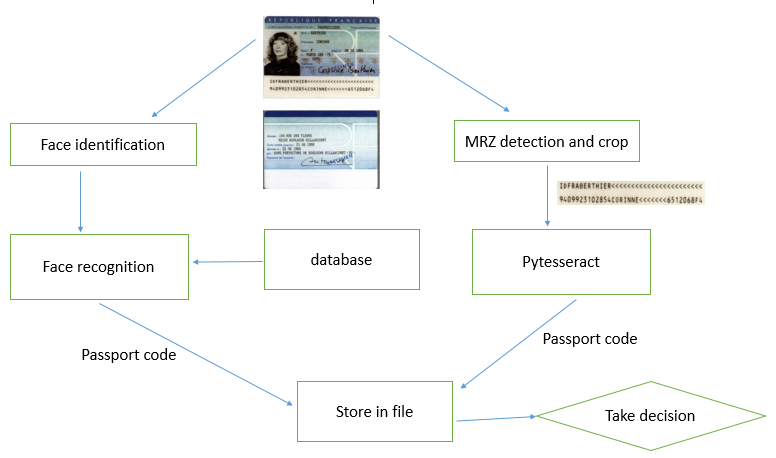
#> input picture images/system_data_flow.png, 776 x 458 px; its folder holds only this picture in this run
$ python detect_mrz.py --images images   (older library calls are emulated)
#> lines starting #> are read from the running program, lines starting #| are printed output that depends on the picture; after the words box and inside, x2 and y2 are one past the last pixel; in counts of white or black regions, pixels touching at a corner belong together

# USAGE
# python detect_mrz.py --images examples

# import the necessary packages
from testImageFromDisk import get_string
from imutils import paths
import numpy as np
import argparse
import imutils
import cv2

# construct the argument parse and parse the arguments
ap = argparse.ArgumentParser()
ap.add_argument("-i", "--images", required=True, help="path to images directory")
args = vars(ap.parse_args())

# initialize a rectangular and square structuring kernel
rectKernel = cv2.getStructuringElement(cv2.MORPH_RECT, (13, 5))
sqKernel = cv2.getStructuringElement(cv2.MORPH_RECT, (21, 21))

# loop over the input image paths
for imagePath in paths.list_images(args["images"]):
	# load the image, resize it, and convert it to grayscale
	image = cv2.imread(imagePath)
#> image is the input picture: shape (458, 776, 3); mean B, G, R 246.4, 247.2, 246.1
	image = imutils.resize(image, height=600)
#> image: shape (600, 1016, 3)
	gray = cv2.cvtColor(image, cv2.COLOR_BGR2GRAY)
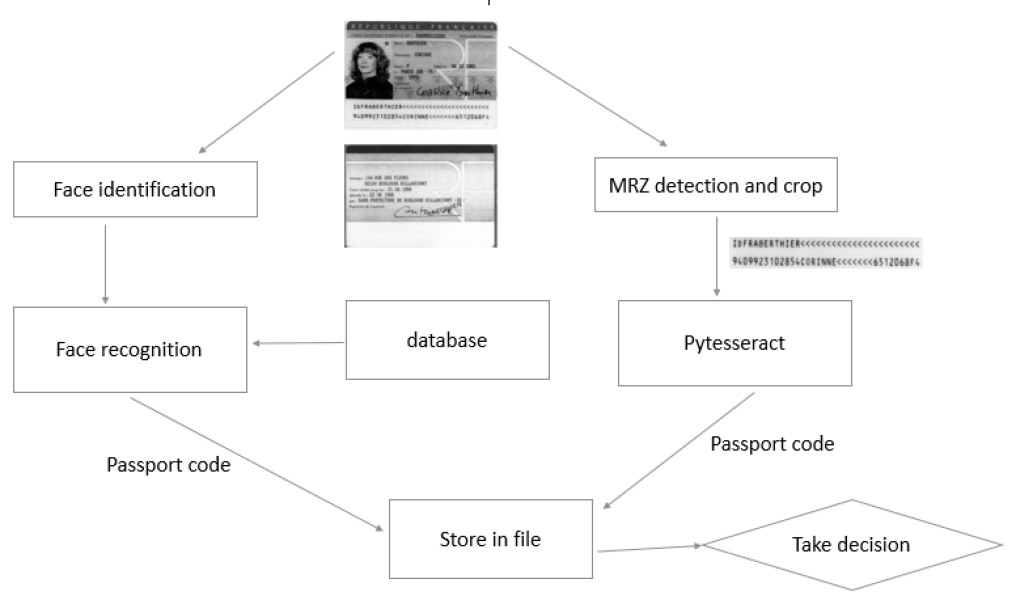
#> gray: shape (600, 1016); min 0, max 255, mean 246.8

	# smooth the image using a 3x3 Gaussian, then apply the blackhat
	# morphological operator to find dark regions on a light background
	gray = cv2.GaussianBlur(gray, (3, 3), 0)
	blackhat = cv2.morphologyEx(gray, cv2.MORPH_BLACKHAT, rectKernel)
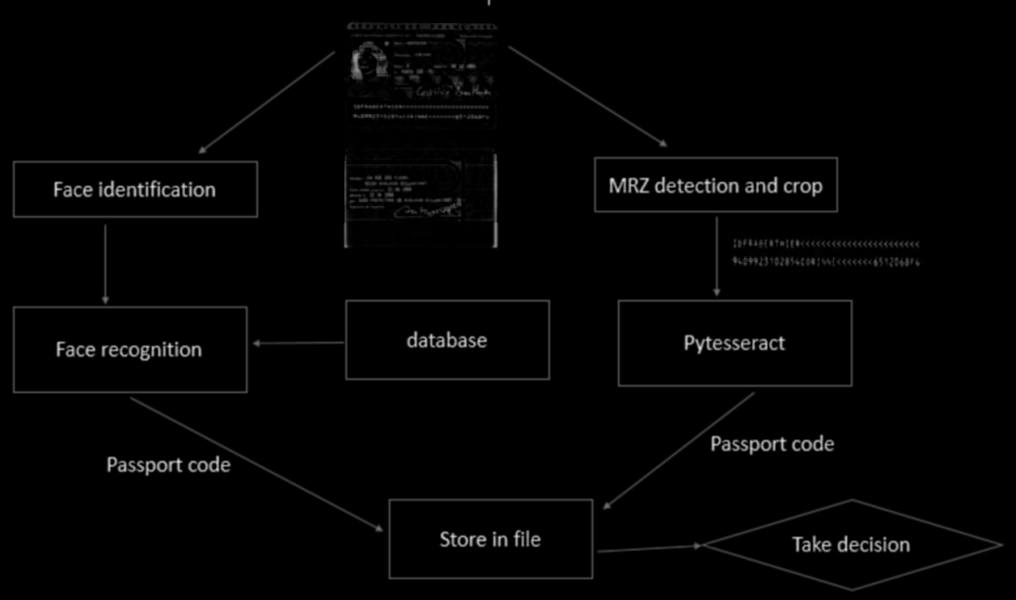
#> blackhat: shape (600, 1016); min 0, max 215, mean 3.8

	# compute the Scharr gradient of the blackhat image and scale the
	# result into the range [0, 255]
	gradX = cv2.Sobel(blackhat, ddepth=cv2.CV_32F, dx=1, dy=0, ksize=-1)
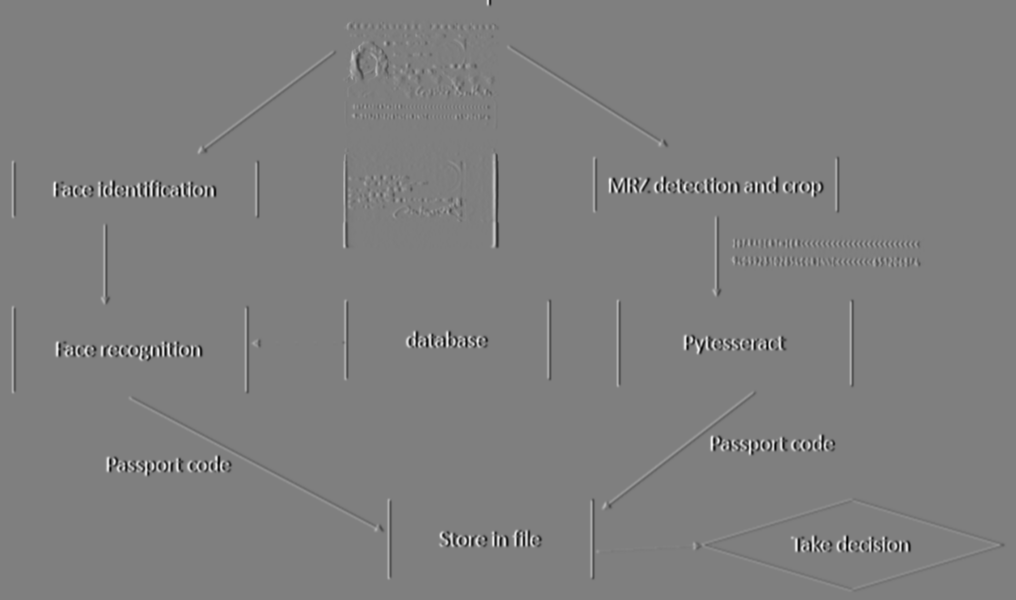
#> gradX: shape (600, 1016) float32; min -2722, max 2739, mean 0; drawn with min black and max white
	gradX = np.absolute(gradX)
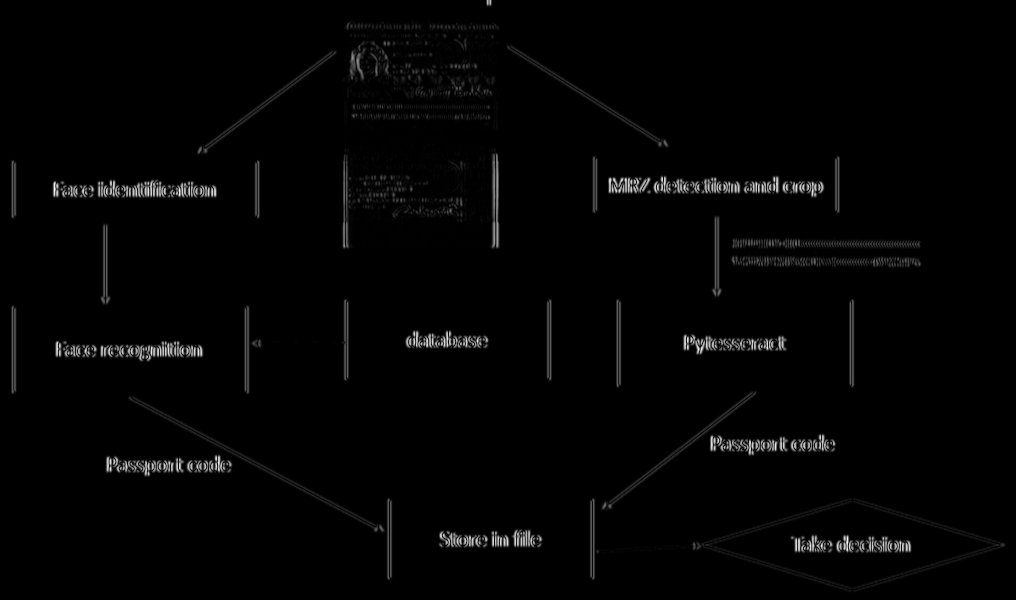
#> gradX: shape (600, 1016) float32; min 0, max 2739, mean 41; drawn with min black and max white
	(minVal, maxVal) = (np.min(gradX), np.max(gradX))
#> minVal = 0; maxVal = 2739
	gradX = (255 * ((gradX - minVal) / (maxVal - minVal))).astype("uint8")

	# apply a closing operation using the rectangular kernel to close
	# gaps in between letters -- then apply Otsu's thresholding method
	gradX = cv2.morphologyEx(gradX, cv2.MORPH_CLOSE, rectKernel)
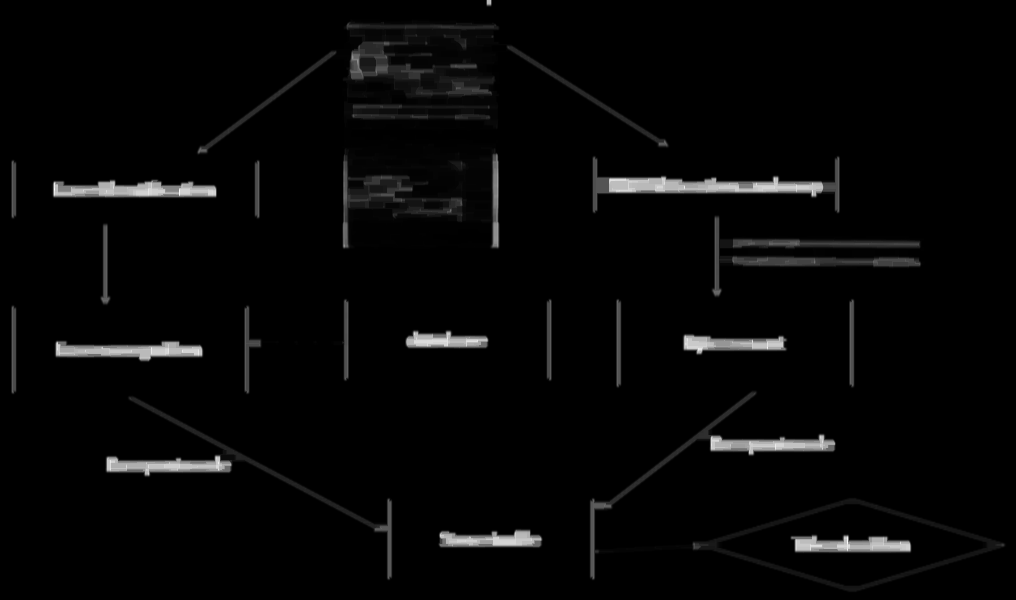
#> gradX: shape (600, 1016); min 0, max 255, mean 6.4
	thresh = cv2.threshold(gradX, 0, 255, cv2.THRESH_BINARY | cv2.THRESH_OTSU)[1]
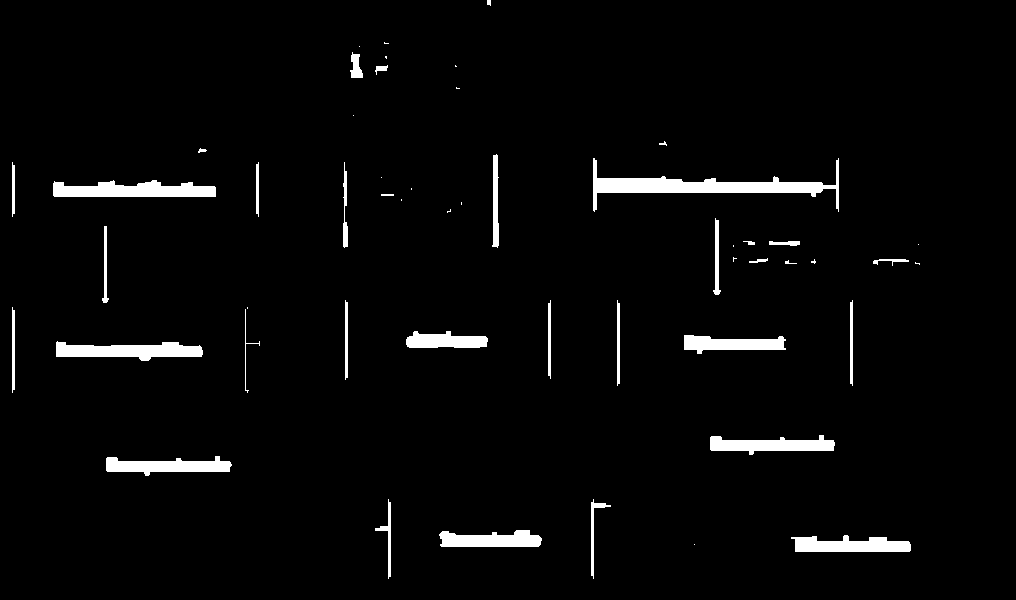
#> thresh: shape (600, 1016); 3.2% white; 52 white regions (19 under 20 px), largest, box (x1, y1, x2, y2) and area: (593, 158, 839, 212) 3315, (53, 180, 216, 197) 2057, (56, 341, 203, 361) 1845

	# perform another closing operation, this time using the square
	# kernel to close gaps between lines of the MRZ, then perform a
	# serieso of erosions to break apart connected components
	thresh = cv2.morphologyEx(thresh, cv2.MORPH_CLOSE, sqKernel)
#> thresh: shape (600, 1016); 3.6% white; 36 white regions (7 under 20 px), largest, box (x1, y1, x2, y2) and area: (593, 158, 839, 212) 3490, (53, 180, 216, 197) 2130, (713, 218, 816, 295) 2035
	thresh = cv2.erode(thresh, None, iterations=4)
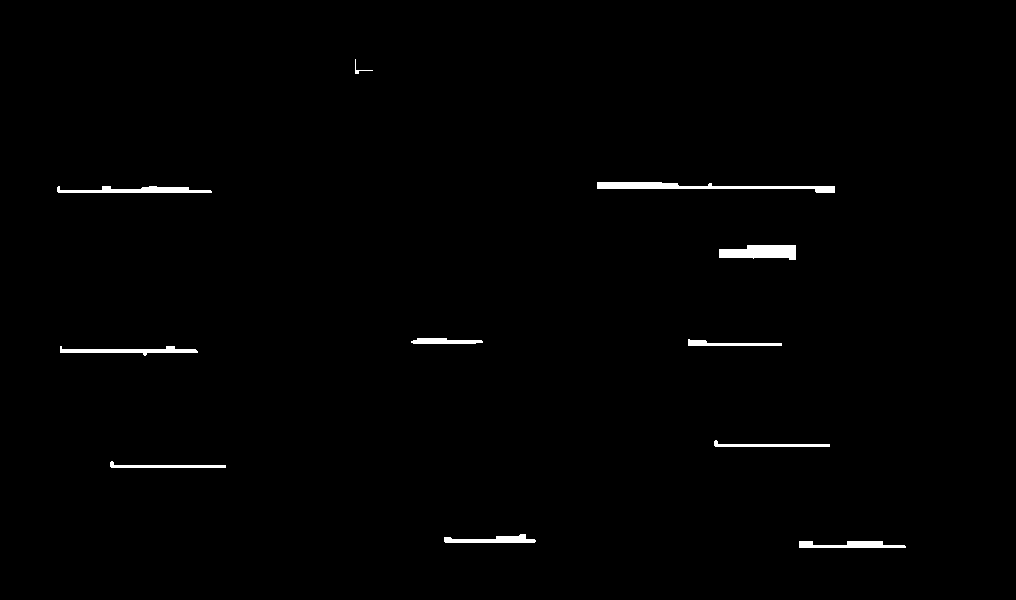
#> thresh: shape (600, 1016); 0.94% white; 11 white regions

	# during thresholding, it's possible that border pixels were
	# included in the thresholding, so let's set 5% of the left and
	# right borders to zero
	p = int(image.shape[1] * 0.05)
#> p = 50
	thresh[:, 0:p] = 0
	thresh[:, image.shape[1] - p:] = 0

	# find contours in the thresholded image and sort them by their
	# size
	cnts = cv2.findContours(thresh.copy(), cv2.RETR_EXTERNAL,
		cv2.CHAIN_APPROX_SIMPLE)
#> cnts = 11 contours, 1 with area under 20; largest, box (x1, y1, x2, y2) and area: (597, 182, 835, 193) 866, (719, 245, 796, 260) 814, (57, 186, 212, 193) 528, (60, 346, 198, 356) 446, (799, 541, 906, 548) 405
	cnts = imutils.grab_contours(cnts)
	cnts = sorted(cnts, key=cv2.contourArea, reverse=True)

	# loop over the contours
	for c in cnts:
		# compute the bounding box of the contour and use the contour to
		# compute the aspect ratio and coverage ratio of the bounding box
		# width to the width of the image
		(x, y, w, h) = cv2.boundingRect(c)
		ar = w / float(h)
		crWidth = w / float(gray.shape[1])

		# check to see if the aspect ratio and coverage width are within
		# acceptable criteria
		if ar > 5 and crWidth > 0.75:
			# pad the bounding box since we applied erosions and now need
			# to re-grow it
			pX = int((x + w) * 0.03)
			pY = int((y + h) * 0.03)
			(x, y) = (x - pX, y - pY)
			(w, h) = (w + (pX * 2), h + (pY * 2))

			# extract the ROI from the image and draw a bounding box
			# surrounding the MRZ
			roi = image[y:y + h, x:x + w].copy()
			cv2.rectangle(image, (x, y), (x + w, y + h), (0, 255, 0), 2)
			break
#> this loop made 11 passes
#> (x, y, w, h, ar, crWidth) on passes 1 to 11: (597, 182, 238, 11, 21.64, 0.234), (719, 245, 77, 15, 5.13, 0.0758), (57, 186, 155, 7, 22.14, 0.153), (60, 346, 138, 10, 13.8, 0.136), (799, 541, 107, 7, 15.29, 0.105), (444, 534, 92, 9, 10.22, 0.0906), (411, 338, 72, 6, 12, 0.0709), (688, 339, 94, 7, 13.43, 0.0925), (110, 461, 116, 7, 16.57, 0.114), (714, 440, 116, 7, 16.57, 0.114), (355, 59, 18, 15, 1.2, 0.0177)

	# show the output images
	#cv2.imshow("Image", image)
	#cv2.imshow("ROI", roi)
#> (the run stopped early here; a loop or call above may not have finished)
